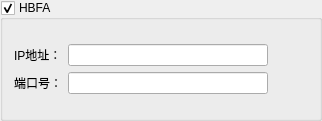
             <widget class="QGroupBox" name="gb_hbfa">
              <property name="title">
               <string>HBFA</string>
              </property>
              <property name="flat">
               <bool>true</bool>
              </property>
              <property name="checkable">
               <bool>true</bool>
              </property>
              <layout class="QVBoxLayout" name="verticalLayout_15">
               <item>
                <spacer name="verticalSpacer_32">
                 <property name="orientation">
                  <enum>Qt::Vertical</enum>
                 </property>
                 <property name="sizeType">
                  <enum>QSizePolicy::Fixed</enum>
                 </property>
                 <property name="sizeHint" stdset="0">
                  <size>
                   <width>20</width>
                   <height>13</height>
                  </size>
                 </property>
                </spacer>
               </item>
               <item>
                <layout class="QHBoxLayout" name="horizontalLayout_21">
                 <item>
                  <widget class="QLabel" name="label_21">
                   <property name="text">
                    <string>IP地址：</string>
                   </property>
                  </widget>
                 </item>
                 <item>
                  <widget class="QLineEdit" name="le_hbfa_ip">
                   <property name="minimumSize">
                    <size>
                     <width>200</width>
                     <height>0</height>
                    </size>
                   </property>
                  </widget>
                 </item>
                 <item>
                  <spacer name="horizontalSpacer_13">
                   <property name="orientation">
                    <enum>Qt::Horizontal</enum>
                   </property>
                   <property name="sizeHint" stdset="0">
                    <size>
                     <width>40</width>
                     <height>20</height>
                    </size>
                   </property>
                  </spacer>
                 </item>
                </layout>
               </item>
               <item>
                <layout class="QHBoxLayout" name="horizontalLayout_34">
                 <item>
                  <widget class="QLabel" name="label_22">
                   <property name="text">
                    <string>端口号：</string>
                   </property>
                  </widget>
                 </item>
                 <item>
                  <widget class="QLineEdit" name="le_hbfa_port">
                   <property name="minimumSize">
                    <size>
                     <width>200</width>
                     <height>0</height>
                    </size>
                   </property>
                   <property name="text">
                    <string/>
                   </property>
                  </widget>
                 </item>
                 <item>
                  <spacer name="horizontalSpacer_15">
                   <property name="orientation">
                    <enum>Qt::Horizontal</enum>
                   </property>
                   <property name="sizeHint" stdset="0">
                    <size>
                     <width>40</width>
                     <height>20</height>
                    </size>
                   </property>
                  </spacer>
                 </item>
                </layout>
               </item>
               <item>
                <spacer name="verticalSpacer_33">
                 <property name="orientation">
                  <enum>Qt::Vertical</enum>
                 </property>
                 <property name="sizeType">
                  <enum>QSizePolicy::Fixed</enum>
                 </property>
                 <property name="sizeHint" stdset="0">
                  <size>
                   <width>20</width>
                   <height>13</height>
                  </size>
                 </property>
                </spacer>
               </item>
              </layout>
             </widget>
